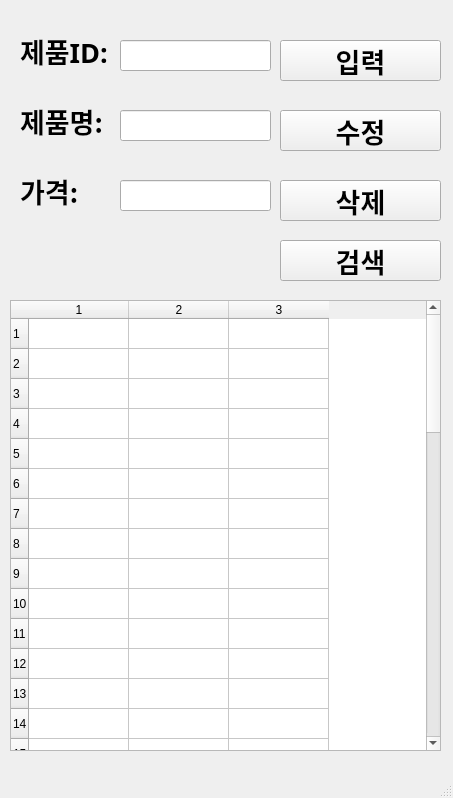
<?xml version="1.0" encoding="UTF-8"?>
<ui version="4.0">
 <class>MainWindow</class>
 <widget class="QMainWindow" name="MainWindow">
  <property name="geometry">
   <rect>
    <x>0</x>
    <y>0</y>
    <width>453</width>
    <height>798</height>
   </rect>
  </property>
  <property name="windowTitle">
   <string>MainWindow</string>
  </property>
  <widget class="QWidget" name="centralwidget">
   <widget class="QLabel" name="label">
    <property name="geometry">
     <rect>
      <x>20</x>
      <y>10</y>
      <width>91</width>
      <height>81</height>
     </rect>
    </property>
    <property name="font">
     <font>
      <family>맑은 고딕</family>
      <pointsize>20</pointsize>
      <weight>75</weight>
      <bold>true</bold>
     </font>
    </property>
    <property name="text">
     <string>제품ID:</string>
    </property>
   </widget>
   <widget class="QLabel" name="label_2">
    <property name="geometry">
     <rect>
      <x>20</x>
      <y>150</y>
      <width>61</width>
      <height>81</height>
     </rect>
    </property>
    <property name="font">
     <font>
      <family>맑은 고딕</family>
      <pointsize>20</pointsize>
      <weight>75</weight>
      <bold>true</bold>
     </font>
    </property>
    <property name="text">
     <string>가격:</string>
    </property>
   </widget>
   <widget class="QLabel" name="label_3">
    <property name="geometry">
     <rect>
      <x>20</x>
      <y>80</y>
      <width>91</width>
      <height>81</height>
     </rect>
    </property>
    <property name="font">
     <font>
      <family>맑은 고딕</family>
      <pointsize>20</pointsize>
      <weight>75</weight>
      <bold>true</bold>
     </font>
    </property>
    <property name="text">
     <string>제품명:</string>
    </property>
   </widget>
   <widget class="QLineEdit" name="prodID">
    <property name="geometry">
     <rect>
      <x>120</x>
      <y>40</y>
      <width>151</width>
      <height>31</height>
     </rect>
    </property>
    <property name="font">
     <font>
      <family>맑은 고딕</family>
      <pointsize>20</pointsize>
      <weight>75</weight>
      <bold>true</bold>
     </font>
    </property>
   </widget>
   <widget class="QLineEdit" name="prodName">
    <property name="geometry">
     <rect>
      <x>120</x>
      <y>110</y>
      <width>151</width>
      <height>31</height>
     </rect>
    </property>
    <property name="font">
     <font>
      <family>맑은 고딕</family>
      <pointsize>20</pointsize>
      <weight>75</weight>
      <bold>true</bold>
     </font>
    </property>
   </widget>
   <widget class="QLineEdit" name="prodPrice">
    <property name="geometry">
     <rect>
      <x>120</x>
      <y>180</y>
      <width>151</width>
      <height>31</height>
     </rect>
    </property>
    <property name="font">
     <font>
      <family>맑은 고딕</family>
      <pointsize>20</pointsize>
      <weight>75</weight>
      <bold>true</bold>
     </font>
    </property>
   </widget>
   <widget class="QPushButton" name="pushButton">
    <property name="geometry">
     <rect>
      <x>280</x>
      <y>40</y>
      <width>161</width>
      <height>41</height>
     </rect>
    </property>
    <property name="font">
     <font>
      <family>맑은 고딕</family>
      <pointsize>20</pointsize>
      <weight>75</weight>
      <bold>true</bold>
     </font>
    </property>
    <property name="text">
     <string>입력</string>
    </property>
   </widget>
   <widget class="QPushButton" name="pushButton_2">
    <property name="geometry">
     <rect>
      <x>280</x>
      <y>110</y>
      <width>161</width>
      <height>41</height>
     </rect>
    </property>
    <property name="font">
     <font>
      <family>맑은 고딕</family>
      <pointsize>20</pointsize>
      <weight>75</weight>
      <bold>true</bold>
     </font>
    </property>
    <property name="text">
     <string>수정</string>
    </property>
   </widget>
   <widget class="QPushButton" name="pushButton_3">
    <property name="geometry">
     <rect>
      <x>280</x>
      <y>180</y>
      <width>161</width>
      <height>41</height>
     </rect>
    </property>
    <property name="font">
     <font>
      <family>맑은 고딕</family>
      <pointsize>20</pointsize>
      <weight>75</weight>
      <bold>true</bold>
     </font>
    </property>
    <property name="text">
     <string>삭제</string>
    </property>
   </widget>
   <widget class="QPushButton" name="pushButton_4">
    <property name="geometry">
     <rect>
      <x>280</x>
      <y>240</y>
      <width>161</width>
      <height>41</height>
     </rect>
    </property>
    <property name="font">
     <font>
      <family>맑은 고딕</family>
      <pointsize>20</pointsize>
      <weight>75</weight>
      <bold>true</bold>
     </font>
    </property>
    <property name="text">
     <string>검색</string>
    </property>
   </widget>
   <widget class="QTableWidget" name="tableWidget">
    <property name="geometry">
     <rect>
      <x>10</x>
      <y>300</y>
      <width>431</width>
      <height>451</height>
     </rect>
    </property>
    <property name="rowCount">
     <number>50</number>
    </property>
    <property name="columnCount">
     <number>3</number>
    </property>
    <row/>
    <row/>
    <row/>
    <row/>
    <row/>
    <row/>
    <row/>
    <row/>
    <row/>
    <row/>
    <row/>
    <row/>
    <row/>
    <row/>
    <row/>
    <row/>
    <row/>
    <row/>
    <row/>
    <row/>
    <row/>
    <row/>
    <row/>
    <row/>
    <row/>
    <row/>
    <row/>
    <row/>
    <row/>
    <row/>
    <row/>
    <row/>
    <row/>
    <row/>
    <row/>
    <row/>
    <row/>
    <row/>
    <row/>
    <row/>
    <row/>
    <row/>
    <row/>
    <row/>
    <row/>
    <row/>
    <row/>
    <row/>
    <row/>
    <row/>
    <column/>
    <column/>
    <column/>
   </widget>
  </widget>
  <widget class="QMenuBar" name="menubar">
   <property name="geometry">
    <rect>
     <x>0</x>
     <y>0</y>
     <width>453</width>
     <height>21</height>
    </rect>
   </property>
  </widget>
  <widget class="QStatusBar" name="statusbar"/>
 </widget>
 <resources/>
 <connections>
  <connection>
   <sender>pushButton</sender>
   <signal>clicked()</signal>
   <receiver>MainWindow</receiver>
   <slot>addProduct()</slot>
   <hints>
    <hint type="sourcelabel">
     <x>361</x>
     <y>85</y>
    </hint>
    <hint type="destinationlabel">
     <x>361</x>
     <y>116</y>
    </hint>
   </hints>
  </connection>
  <connection>
   <sender>pushButton_2</sender>
   <signal>clicked()</signal>
   <receiver>MainWindow</receiver>
   <slot>updateProduct()</slot>
   <hints>
    <hint type="sourcelabel">
     <x>336</x>
     <y>142</y>
    </hint>
    <hint type="destinationlabel">
     <x>336</x>
     <y>182</y>
    </hint>
   </hints>
  </connection>
  <connection>
   <sender>pushButton_3</sender>
   <signal>clicked()</signal>
   <receiver>MainWindow</receiver>
   <slot>removeProduct()</slot>
   <hints>
    <hint type="sourcelabel">
     <x>393</x>
     <y>215</y>
    </hint>
    <hint type="destinationlabel">
     <x>393</x>
     <y>251</y>
    </hint>
   </hints>
  </connection>
  <connection>
   <sender>pushButton_4</sender>
   <signal>clicked()</signal>
   <receiver>MainWindow</receiver>
   <slot>getProduct()</slot>
   <hints>
    <hint type="sourcelabel">
     <x>332</x>
     <y>280</y>
    </hint>
    <hint type="destinationlabel">
     <x>332</x>
     <y>309</y>
    </hint>
   </hints>
  </connection>
 </connections>
 <slots>
  <slot>addProduct()</slot>
  <slot>updateProduct()</slot>
  <slot>removeProduct()</slot>
  <slot>getProduct()</slot>
 </slots>
</ui>
